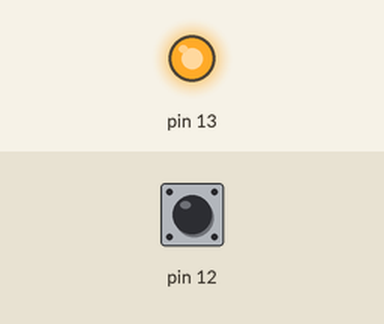
Simulated run of this sketch. Board: Arduino Uno, built with avr-gcc and run on an emulated ATmega328P. Shown: output pins drawn as LEDs (lit = HIGH). The test bench sets the inputs (shaded band); at power-on: pin 12 HIGH.

Above: at 1.2 s.
1.3 s: pin 12 pulled LOW for 0.15 s
At 1.37 s:
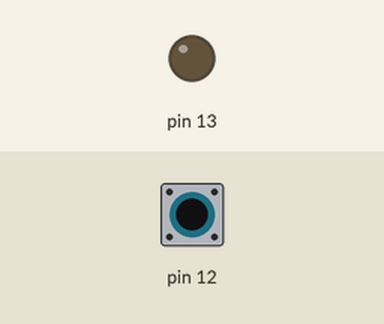
2.9 s: pin 12 pulled LOW for 3.2 s
At 7.0 s:
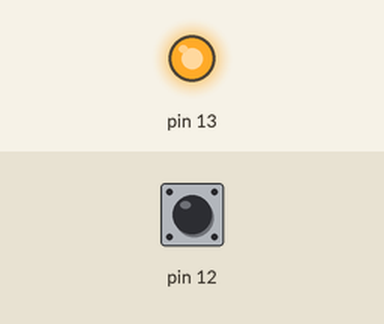
Timing chart, 0 to 8.5 s (numbered marks = the images above; inputs shaded):
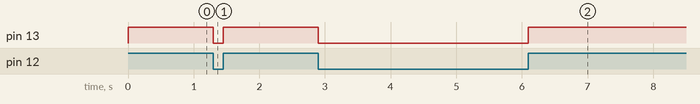

The sketch:

DigitalRead.ino
```cpp
void setup() {
  // put your setup code here, to run once:
  pinMode(12, INPUT_PULLUP);
  pinMode(13, OUTPUT);
}

void loop() {
  // put your main code here, to run repeatedly:
  int input = digitalRead(12);
  digitalWrite(13, input);
}
```

Measured:
- after the input at 1.3 s, pin 13: HIGH → LOW at once, → HIGH 0.15 s later
- after the input at 2.9 s, pin 13: HIGH → LOW at once, → HIGH 3.2 s later
